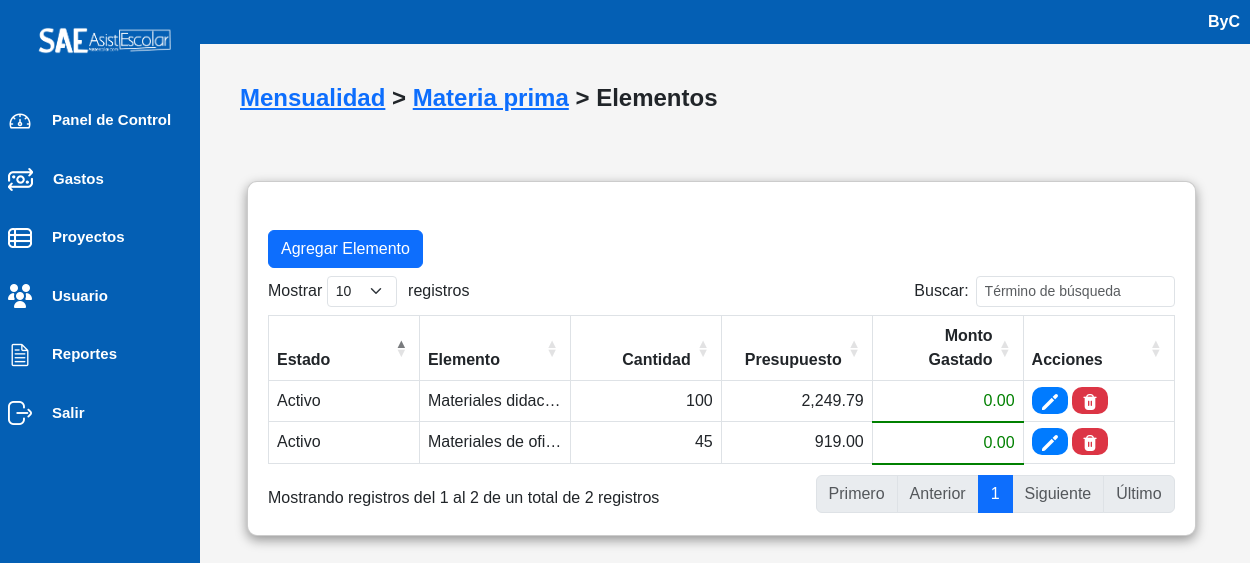
The page /controlador/item_controlador.php?idCategoria=1&idProyecto=1 (signed in) on the database as committed earlier.
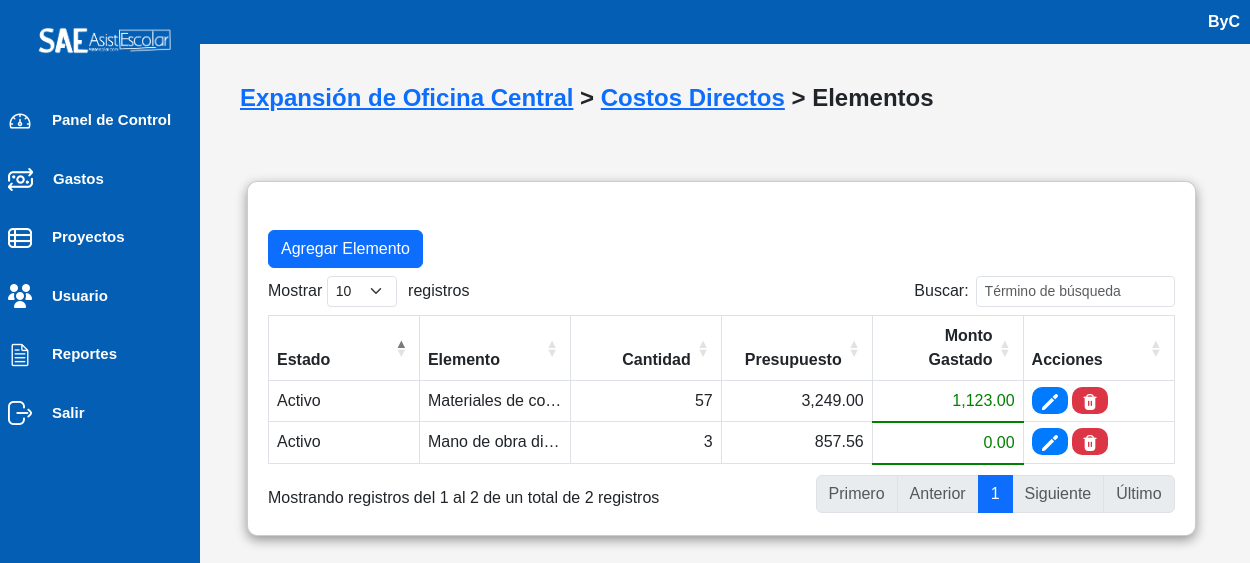
The same page on the database as committed later.
### tables this page shows
CREATE TABLE `proyecto` (
  `ID_Proyecto` int(11) NOT NULL,
  `Nombre` varchar(50) NOT NULL,
  `Descripcion` varchar(100) NOT NULL,
  `Estado` tinyint(1) NOT NULL DEFAULT 1
);

CREATE TABLE `categoria` (
  `ID_Categoria` int(11) NOT NULL,
  `Nombre` varchar(50) NOT NULL,
  `Estado` tinyint(1) NOT NULL DEFAULT 1
);

CREATE TABLE `presupuesto` (
  `id_item` int(11) NOT NULL,
  `id_proyecto` int(11) NOT NULL,
  `cantidad` int(11) NOT NULL,
  `monto_presupuesto` decimal(8,2) NOT NULL
);

CREATE TABLE `item` (
  `id_item` int(11) NOT NULL,
  `id_categoria` int(11) NOT NULL,
  `nombre` varchar(50) NOT NULL,
  `estado` tinyint(1) NOT NULL DEFAULT 1
);

### controlador/item_controlador.php (called while the page is built, shortened)
<?php
    require_once("../modelo/item_modelo.php");
    require_once("vista_controlador.php");
    $objItem = new ItemModelo();
    $proyectoExiste = false;
    if (isset($_GET['idProyecto'])) {
        $idProyecto = $_GET['idProyecto'];
        $objItem->setID_Proyecto($idProyecto);
        $proyecto = $objItem->buscarProyectoNombreId();
        if ($proyecto) {
            $proyectoExiste = true;
        } else {
            $message = "Proyecto no válido";
            header("Location: ../controlador/proyecto_controlador.php");
            exit();
        }
    }
    if ($proyectoExiste && isset($_GET['idCategoria'])) {
        $idCategoria = $_GET['idCategoria'];
        $objItem->setID_Categoria($idCategoria);
        $categoria = $objItem->buscarCategoriaNombreId();
    }
    $data = $objItem->buscarItemsConPresupuesto($idProyecto, $idCategoria);
    $items = isset($data['items']) ? $data['items'] : [];
    $estadoProyecto = isset($data['estado_proyecto']) ? $data['estado_proyecto'] : null;
    $dataAux = $objItem->obtenerListaGastos();
    $dataGasto = array();
    foreach ($dataAux as $c) {
        if ($c['ID_Proyecto'] == $idProyecto) {
            $dataGasto[$c['ID_Item']][] = $c['Monto_Gasto'];
        }
    }
    require_once("../vista/item_vista.php");

### modelo/conexionPDO.php (called while the page is built, shortened)
<?php
    class Conexion {
        private $conexion;
        function __construct(){
            $servidor="localhost";
            $usuarioBD="root";
            $claveBD="";
            $bd="fiscor";
            try {
                $this->conexion=new PDO("mysql:host=$servidor;dbname=$bd",$usuarioBD,$claveBD);
                $this->conexion->setAttribute(PDO::ATTR_ERRMODE,PDO::ERRMODE_EXCEPTION);
            }
            catch(PDOException $fallo){
                die ("La conexion ha fallado.".$fallo->getMessage());
            }
        }
        public function conectar(){
            return $this->conexion;
        }
    }
?>

### modelo/item_modelo.php (called while the page is built, shortened)
<?php
    require_once("../modelo/conexionPDO.php");
    class ItemModelo extends Conexion {
		private $id_categoria;
		private $id_proyecto;
        public function __construct(){
			$this->conexion = parent::conectar();
		}
		public function setID_Categoria( $id_categoria ){
			$this->id_categoria = $id_categoria;
		}
		public function setID_Proyecto( $id_proyecto ){
			$this->id_proyecto = $id_proyecto;
		}
		public function buscarProyectoNombreId(){
			$res = array();
			$registro="SELECT nombre
					   from proyecto
					   where ID_Proyecto ='".$this->id_proyecto."' LIMIT 1";
			$preparado = $this->conexion->prepare($registro);
			$preparado->execute();
			$datos = $preparado->fetch(PDO::FETCH_ASSOC);
			if( $datos ){
				$res['nombre'] = $datos['nombre'];
			}
			return $res;
		}
		public function buscarCategoriaNombreId(){
			$res = array();
			$registro="SELECT nombre
					   from categoria
					   where ID_Categoria ='".$this->id_categoria."' LIMIT 1";
			$preparado = $this->conexion->prepare($registro);
			$preparado->execute();
			$datos = $preparado->fetch(PDO::FETCH_ASSOC);
			if( $datos){
				$res['nombre'] = $datos['nombre'];
			}
			return $res;
		}
		public function buscarItemsConPresupuesto($idProyecto, $idCategoria) {
			try {
				$sqlItems = "SELECT i.*, p.cantidad, p.monto_presupuesto
							 FROM item i
							 JOIN presupuesto p ON i.id_item = p.id_item
							 WHERE i.id_categoria = :idCategoria
							 AND p.id_proyecto = :idProyecto";
				$stmt = $this->conexion->prepare($sqlItems);
				$stmt->bindParam(':idCategoria', $idCategoria, PDO::PARAM_INT);
				$stmt->bindParam(':idProyecto', $idProyecto, PDO::PARAM_INT);
				$stmt->execute();
				$items = $stmt->fetchAll(PDO::FETCH_ASSOC);
				$sqlEstado = "SELECT Estado
							  FROM proyecto
							  WHERE ID_Proyecto = :idProyecto";
				$stmt = $this->conexion->prepare($sqlEstado);
				$stmt->bindParam(':idProyecto', $idProyecto, PDO::PARAM_INT);
				$stmt->execute();
				$estadoProyecto = $stmt->fetchColumn();
				return array('items' => $items, 'estado_proyecto' => $estadoProyecto);
			} catch (PDOException $e) {
				error_log("Error al buscar ítems o estado del proyecto: " . $e->getMessage(), 0);
				return array('items' => [], 'estado_proyecto' => null);
			}
		}
		public function obtenerListaGastos() {
			try {
				$sql = "SELECT * FROM gasto";
				$stmt = $this->conexion->prepare($sql);
				$stmt->execute();
				return $stmt->fetchAll(PDO::FETCH_ASSOC);
			} catch (PDOException $e) {
				error_log("Error al buscar todos los gastos: " . $e->getMessage(), 0);
				return array();
			}
		}
	}
?>

### vista/item_vista.php (the view, shortened to what this page needs)
<?php
$nombreUsuario = $_SESSION['usuario'];
$idProyecto = isset($_GET['idProyecto']) ? $_GET['idProyecto'] : 0;
$idCategoria = isset($_GET['idCategoria']) ? $_GET['idCategoria'] : '0';
?>
<!DOCTYPE html>
<html lang="en">
<head>
    <link rel="stylesheet" href="../vista/css/bootstrap.min.css">
    <link rel="stylesheet" href="../vista/css/dataTables.bootstrap5.css">
    <link rel="stylesheet" type="text/css" href="../vista/css/estilosinicio.css">
</head>
<body>
    <?php imprimirTopBar($nombreUsuario); ?>
    <div class="contenedor">
        <div class="barra-lateral" id="barra-lateral">
            <?php imprimirBarraLateral($idRol); ?>
        </div>
        <div class="contenido">
            <h1> <a href="proyecto_controlador.php"><?php echo $proyecto['nombre'] ?></a>
                > <a href="categoria_controlador.php?idProyecto=<?php echo $idProyecto ?>"><?php echo $categoria['nombre'] ?></a>
                > Elementos</h1>
        </div>
    </div>
    <div class="container">
        <div class="contenedor-categoria px-6 pt-5">
            <div id="tabla_div">
                <div class="row">
                    <div class="col-sm-3">
                        <?php if ($estadoProyecto != 2): ?>
                            <a href="#" class="modal_abrir btn btn-primary" onClick="agregarItem();">Agregar Elemento</a>
                        <?php endif; ?>
                    </div>
                    <div class="table-container">
                        <table id="tabla" class="table table-bordered table-responsive" style="width:100%">
                            <thead>
                                <th>Estado</th>
                                <th>Elemento</th>
                                <th>Cantidad</th>
                                <th>Presupuesto</th>
                                <th>Monto Gastado</th>
                                <th>Acciones</th>
                            </thead>
                            <tbody>
                            <?php
                                $estadoProyecto = isset($estadoProyecto) ? $estadoProyecto : null;
                                if (isset($items) && is_array($items)) {
                                    foreach ($items as $row) {
                                        $row['monto_gastado'] = 0.00;
                                        if (isset($dataGasto[$row['id_item']])) {
                                            $row['monto_gastado'] = array_sum($dataGasto[$row['id_item']]);
                                        }
                                        $borderStyle = $row['monto_gastado'] > $row['monto_presupuesto']
                                            ? 'border-bottom: 2px solid red; color: red;'
                                            : 'border-bottom: 2px solid green; color: green;';
                                        echo "<tr>";
                                        echo "<td>" . ($row['estado'] == 1 ? 'Activo' : 'Inactivo') . "</td>";
                                        echo "<td>" . htmlspecialchars($row['nombre'], ENT_QUOTES, 'UTF-8') . "</td>";
                                        echo "<td>" . htmlspecialchars($row['cantidad'], ENT_QUOTES, 'UTF-8') . "</td>";
                                        echo "<td>" . number_format($row['monto_presupuesto'], 2) . "</td>";
                                        echo "<td style='$borderStyle'>" . number_format($row['monto_gastado'], 2) . "</td>";
                                        if ($estadoProyecto != 2) {
                                            echo "<td>
                                                <a onClick='buscarItem(this)' class='btn-azul' data-id='" . $row['id_item'] . "' data-nombre='" . htmlspecialchars($row['nombre'], ENT_QUOTES, 'UTF-8') . "' data-estado='" . $row['estado'] . "' data-cantidad='" . htmlspecialchars($row['cantidad'], ENT_QUOTES, 'UTF-8') . "' data-presupuesto='" . number_format($row['monto_presupuesto'], 2) . "'><img src='../vista/img/editar.png' alt='editar'></a>
                                                <a onClick='eliminarItem(this)' class='btn-rojo' data-id2='" . $row['id_item'] . "&idProyecto=" . $idProyecto . "&idCategoria=" . $idCategoria . "'><img src='../vista/img/eliminar.png' alt='eliminar'></a>
                                                </td>";
                                        } else {
                                            echo "<td><span class='text-muted'>Proyecto finalizado</span></td>";
                                        }
                                        echo "</tr>";
                                    }
                                } else {
                                    echo "<tr><td colspan='6'>No hay datos disponibles.</td></tr>";
                                }
                            ?>
                            </tbody>
                        </table>
                    </div>
                </div>
            </div>
        </div>
    </div>
</body>
</html>

### controlador/vista_controlador.php (shortened to what this page needs)
<?php
    function imprimirTopBar($nombreUsuario) {
        ?>
        <div class="top-bar">
            <div class="user-info">
                <span><?php echo htmlspecialchars($nombreUsuario, ENT_QUOTES, 'UTF-8'); ?></span>
            </div>
        </div>
        <?php
    }
    function imprimirBarraLateral($rolUsuario) {
        ?>
        <div class="logo">
            <img src="../vista/img/logo_blanco.png" alt="Logo">
        </div>
        <ul class="menu">
            <li><img src="../vista/img/dashboard.png" alt="dashboard"><a href="../controlador/inicio_controlador.php"><i class="icon-dashboard"></i><b>Panel de Control</b></a></li>
            <li><img src="../vista/img/gastos.png" alt="usuargastosios"><a href="../controlador/gastos_controlador.php"><i class="icon-gastos"></i><b>Gastos</b></a></li>
            <li><img src="../vista/img/configuracion.png" alt="configuracion"><a href="../controlador/proyecto_controlador.php"><i class="icon-configuracion"></i><b>Proyectos</b></a></li>
            <li><img src="../vista/img/usuarios.png" alt="usuarios"><a href="../controlador/usuario_controlador.php"><i class="icon-usuarios"></i><b>Usuario</b></a></li>
            <?php if ($rolUsuario == 1): ?>
                <li><img src="../vista/img/reportes.png" alt="reportes"><a href="../controlador/reporte_controlador.php"><i class="icon-reportes"></i><b>Reportes</b></a></li>
            <?php endif; ?>
            <li><img src="../vista/img/salir.png" alt="Volver"><a href="../vista/inicio.php?Volver"><i class="icon-volver"></i><b>Salir</b></a></li>
        </ul>
        <?php
    }
?>

### vista/css/estilosinicio.css (style rules this page uses)
body { margin: 0; font-family: 'Poppins', sans-serif !important; background-color: #f5f5f5; }
table { table-layout: fixed; width: 100%; }
td { overflow: hidden; text-overflow: ellipsis; white-space: nowrap; }
.contenedor { display: flex; flex-direction: row; flex-wrap: wrap; margin-left: 200px; }
.contenido { padding: 40px; width: 90%; }
.px-6 { margin: 0 auto; max-width: 2000px; max-height: 1000px; }
.contenedor-categoria, .contenedor-usuario { background-color: white; border: 1px solid rgba(0.1, 0.1, 0.1, 0.2); padding: 20px; box-shadow: 0 4px 12px rgba(0, 0, 0, 0.4); border-radius: 10px; width: 85%; max-width: 1200px; margin: 20px auto; margin-left: 135px; }
.container { margin-left: 100px; }
.barra-lateral { width: 200px; height: 100%; background-color: #045fb4; position: fixed; top: 0; left: 0; overflow-x: hidden; padding-top: 20px; transition: width 0.3s; z-index: 1000; }
.logo { text-align: center; margin-bottom: 30px; }
.logo img { width: 150px; height: auto; }
.menu { list-style-type: none; padding: 0; }
.menu li { padding: 8px; display: flex; align-items: center; color: #fff; }
.menu li a { display: flex; color: #fff; text-decoration: none; padding: 10px; margin-left: 10px; align-items: center; font-size: 15px; }
h1 { font-size: 24px; font-weight: bold; }
.btn-azul { background-color: #007bff; color: white; border: none; padding: 5px 10px; cursor: pointer; border-radius: 10px; }
.btn-rojo { background-color: #dc3545; color: white; border: none; padding: 5px 10px; cursor: pointer; border-radius: 10px; }
.top-bar { background-color: #045fb4 ; color: white; padding: 10px; display: flex; justify-content: flex-end; align-items: center; }
.top-bar .user-info { display: flex; align-items: center; }
.top-bar .user-info span { font-weight: bold; }
.table-container { overflow-x: auto !important; }

Rows that differ between the two databases and show on the page:
removed presupuesto: id_item.nombre "Materiales didac…", cantidad "100", monto_presupuesto "2,249.79", monto_gastado "0.00"
removed presupuesto: id_item.nombre "Materiales de ofi…", cantidad "45", monto_presupuesto "919.00", monto_gastado "0.00"
changed proyecto: Nombre "Mensualidad" → "Expansión de Oficina Central"
changed categoria: Nombre "Materia prima" → "Costos Directos"
added presupuesto: id_item.nombre "Materiales de co…", cantidad "57", monto_presupuesto "3,249.00", monto_gastado "1,123.00"
added presupuesto: id_item.nombre "Mano de obra di…", cantidad "3", monto_presupuesto "857.56", monto_gastado "0.00"
